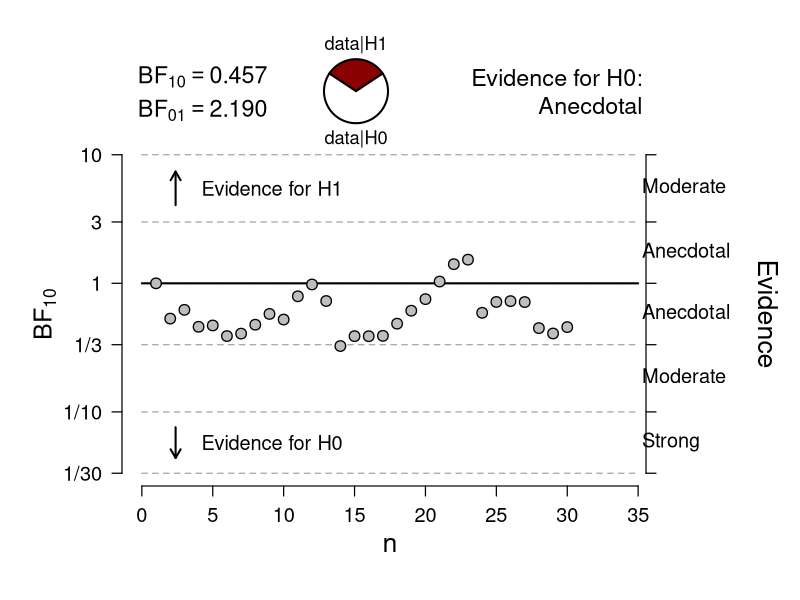

R code for this plot:
library(BayesFactor)
library(plotrix)

.plotSequentialBF.ttest <- function(x = NULL, y = NULL, paired = FALSE, 
    BF10post, formula = NULL, data = NULL, rscale = 1, oneSided = FALSE, 
    lwd = 2, cexPoints = 1.4, cexAxis = 1.2, cexYlab = 1.5, cexXlab = 1.6, 
    cexTextBF = 1.4, cexText = 1.2, cexLegend = 1.2, cexEvidence = 1.6, 
    lwdAxis = 1.2, plotDifferentPriors = FALSE, BFH1H0 = TRUE, dontPlotData = FALSE, 
    level1 = NULL, level2 = NULL, subDataSet = NULL) {
    
    #### settings ####
    
    if (!plotDifferentPriors) {
        
        evidenceText <- TRUE
    } else {
        
        evidenceText <- FALSE
    }
    
    
    if (rscale == "medium") {
        
        r <- sqrt(2)/2
    }
    
    if (rscale == "wide") {
        
        r <- 1
    }
    
    if (rscale == "ultrawide") {
        
        r <- sqrt(2)
    }
    
    if (mode(rscale) == "numeric") {
        
        r <- rscale
    }
    
    
    if (oneSided == FALSE) {
        
        nullInterval <- NULL
    }
    
    if (oneSided == "right") {
        
        nullInterval <- c(0, Inf)
    }
    
    if (oneSided == "left") {
        
        nullInterval <- c(-Inf, 0)
    }
    
    
    par(mar = c(5.6, 6, 7, 7) + 0.1, las = 1)
    
    
    if (dontPlotData) {
        
        plot(1, type = "n", xlim = 0:1, ylim = 0:1, bty = "n", axes = FALSE, 
            xlab = "", ylab = "")
        
        axis(1, at = 0:1, labels = FALSE, cex.axis = cexAxis, lwd = lwdAxis, 
            xlab = "")
        axis(2, at = 0:1, labels = FALSE, cex.axis = cexAxis, lwd = lwdAxis, 
            ylab = "")
        
        mtext("n", side = 1, cex = cexXlab, line = 2.5)
        
        if (oneSided == FALSE) {
            
            if (BFH1H0) {
                
                mtext(text = expression(BF[1][0]), side = 2, las = 0, 
                  cex = cexYlab, line = 3.1)
            } else {
                
                mtext(text = expression(BF[0][1]), side = 2, las = 0, 
                  cex = cexYlab, line = 3.1)
            }
        }
        
        if (oneSided == "right") {
            
            if (BFH1H0) {
                
                mtext(text = expression(BF["+"][0]), side = 2, las = 0, 
                  cex = cexYlab, line = 3.1)
            } else {
                
                mtext(text = expression(BF[0]["+"]), side = 2, las = 0, 
                  cex = cexYlab, line = 3.1)
            }
        }
        
        if (oneSided == "left") {
            
            if (BFH1H0) {
                
                mtext(text = expression(BF["-"][0]), side = 2, las = 0, 
                  cex = cexYlab, line = 3.1)
            } else {
                
                mtext(text = expression(BF[0]["-"]), side = 2, las = 0, 
                  cex = cexYlab, line = 3.1)
            }
        }
        
        return()
    }
    
    
    if (is.null(y) || paired) {
        
        BF10 <- vector("numeric", max(length(x), length(y)))
        BF10w <- vector("numeric", max(length(x), length(y)))
        BF10u <- vector("numeric", max(length(x), length(y)))
        
        idData <- 1
        
        if (is.null(y)) {
            
            ind <- which(x == x[1])
            idData <- sum((ind + 1) - (1:(length(ind))) == 1)
            
        } else {
            
            idData <- 1
            
            
            for (i in 2:(min(c(length(x), length(y))))) {
                
                previous <- c(x[i - 1], y[i - 1])
                
                if (all(c(x[i], y[i]) == previous)) {
                  
                  idData <- idData + 1
                  
                } else if (x[i] == y[i]) {
                  
                  idData <- idData + 1
                  
                } else {
                  
                  break
                }
            }
        }
        
        BF10[1:idData] <- 1
        BF10w[1:idData] <- 1
        BF10u[1:idData] <- 1
        
        
        if (idData < length(x)) {
            
            i <- idData + 1
            
        } else {
            
            i <- idData
            
        }
        
        if (idData < length(y)) {
            
            j <- idData + 1
            
        } else {
            
            j <- idData
            
        }
        
        k <- idData + 1
        
        
        while ((i <= length(x) | j <= length(y)) & k <= length(BF10)) {
            
            if (oneSided == FALSE) {
                
                BF <- BayesFactor::ttestBF(x = x[1:i], y = y[1:j], paired = paired, 
                  rscale = r, nullInterval = nullInterval)
                BF10[k] <- BayesFactor::extractBF(BF, logbf = FALSE, onlybf = F)[1, 
                  "bf"]
                
            } else {
                
                BF10[k] <- .oneSidedTtestBFRichard(x = x[1:i], y = y[1:j], 
                  paired = paired, r = r, oneSided = oneSided)
            }
            
            k <- k + 1
            
            if (i < length(x)) {
                
                i <- i + 1
            }
            if (j < length(y)) {
                
                j <- j + 1
            }
        }
        
        
        BF10 <- BF10[is.finite(BF10)]
        
        if (plotDifferentPriors) {
            
            if (idData < length(x)) {
                
                i <- idData + 1
                
            } else {
                
                i <- idData
                
            }
            
            if (idData < length(y)) {
                
                j <- idData + 1
                
            } else {
                
                j <- idData
                
            }
            
            k <- idData + 1
            
            
            while ((i <= length(x) | j <= length(y)) & k <= length(BF10u)) {
                
                if (oneSided == FALSE) {
                  
                  BF <- BayesFactor::ttestBF(x = x[1:i], y = y[1:j], paired = paired, 
                    rscale = "ultrawide", nullInterval = nullInterval)
                  BF10u[k] <- BayesFactor::extractBF(BF, logbf = FALSE, 
                    onlybf = F)[1, "bf"]
                  
                } else {
                  
                  BF10u[k] <- .oneSidedTtestBFRichard(x = x[1:i], y = y[1:j], 
                    paired = paired, r = "ultrawide", oneSided = oneSided)
                }
                
                k <- k + 1
                
                if (i < length(x)) {
                  
                  i <- i + 1
                }
                if (j < length(y)) {
                  
                  j <- j + 1
                }
            }
            
            BF10u <- BF10u[is.finite(BF10u)]
            
            if (idData < length(x)) {
                
                i <- idData + 1
                
            } else {
                
                i <- idData
                
            }
            
            if (idData < length(y)) {
                
                j <- idData + 1
                
            } else {
                
                j <- idData
                
            }
            
            k <- idData + 1
            
            
            while ((i <= length(x) | j <= length(y)) & k <= length(BF10w)) {
                
                if (oneSided == FALSE) {
                  
                  BF <- BayesFactor::ttestBF(x = x[1:i], y = y[1:j], paired = paired, 
                    rscale = "wide", nullInterval = nullInterval)
                  BF10w[k] <- BayesFactor::extractBF(BF, logbf = FALSE, 
                    onlybf = F)[1, "bf"]
                  
                } else {
                  
                  BF10w[k] <- .oneSidedTtestBFRichard(x = x[1:i], y = y[1:j], 
                    paired = paired, r = "wide", oneSided = oneSided)
                }
                
                k <- k + 1
                
                if (i < length(x)) {
                  
                  i <- i + 1
                }
                if (j < length(y)) {
                  
                  j <- j + 1
                }
            }
            
            BF10w <- BF10w[is.finite(BF10w)]
            
        }
        
    } else if (!is.null(y) && !paired) {
        
        idData <- 1
        
        xx <- numeric()
        yy <- numeric()
        
        BF10 <- vector("numeric", nrow(subDataSet))
        BF10w <- vector("numeric", nrow(subDataSet))
        BF10u <- vector("numeric", nrow(subDataSet))
        
        for (i in seq_len(nrow(subDataSet))) {
            
            if (subDataSet[i, 2] == level1) {
                
                xx <- c(xx, subDataSet[i, 1])
                
            } else if (subDataSet[i, 2] == level2) {
                
                yy <- c(yy, subDataSet[i, 1])
                
            }
            
            if (length(xx) > 1 && length(yy) > 1 && (sd(xx) > 0 || sd(yy) > 
                0)) {
                
                if (oneSided == FALSE) {
                  
                  BF <- BayesFactor::ttestBF(x = xx, y = yy, paired = paired, 
                    rscale = r, nullInterval = nullInterval)
                  BF10[i] <- BayesFactor::extractBF(BF, logbf = FALSE, 
                    onlybf = F)[1, "bf"]
                  
                } else if (oneSided == "right") {
                  
                  BF10[i] <- .oneSidedTtestBFRichard(xx, yy, oneSided = "right", 
                    r = r)
                  
                } else if (oneSided == "left") {
                  
                  BF10[i] <- .oneSidedTtestBFRichard(xx, yy, oneSided = "left", 
                    r = r)
                }
                
            } else {
                
                BF10[i] <- 1
            }
        }
        
        
        if (plotDifferentPriors) {
            
            xx <- numeric()
            yy <- numeric()
            
            for (i in seq_len(nrow(subDataSet))) {
                
                if (subDataSet[i, 2] == level1) {
                  
                  xx <- c(xx, subDataSet[i, 1])
                  
                } else if (subDataSet[i, 2] == level2) {
                  
                  yy <- c(yy, subDataSet[i, 1])
                  
                }
                
                if (length(xx) > 1 && length(yy) > 1 && (sd(xx) > 0 || 
                  sd(yy) > 0)) {
                  
                  if (oneSided == FALSE) {
                    
                    BF <- BayesFactor::ttestBF(x = xx, y = yy, paired = paired, 
                      rscale = "ultrawide", nullInterval = nullInterval)
                    BF10u[i] <- BayesFactor::extractBF(BF, logbf = FALSE, 
                      onlybf = F)[1, "bf"]
                    
                  } else if (oneSided == "right") {
                    
                    BF10u[i] <- .oneSidedTtestBFRichard(xx, yy, oneSided = "right", 
                      r = "ultrawide")
                    
                  } else if (oneSided == "left") {
                    
                    BF10u[i] <- .oneSidedTtestBFRichard(xx, yy, oneSided = "left", 
                      r = "ultrawide")
                  }
                  
                } else {
                  
                  BF10u[i] <- 1
                }
            }
            
            xx <- numeric()
            yy <- numeric()
            
            for (i in seq_len(nrow(subDataSet))) {
                
                if (subDataSet[i, 2] == level1) {
                  
                  xx <- c(xx, subDataSet[i, 1])
                  
                } else if (subDataSet[i, 2] == level2) {
                  
                  yy <- c(yy, subDataSet[i, 1])
                  
                }
                
                if (length(xx) > 1 && length(yy) > 1 && (sd(xx) > 0 || 
                  sd(yy) > 0)) {
                  
                  if (oneSided == FALSE) {
                    
                    BF <- BayesFactor::ttestBF(x = xx, y = yy, paired = paired, 
                      rscale = "wide", nullInterval = nullInterval)
                    BF10w[i] <- BayesFactor::extractBF(BF, logbf = FALSE, 
                      onlybf = F)[1, "bf"]
                    
                  } else if (oneSided == "right") {
                    
                    BF10w[i] <- .oneSidedTtestBFRichard(xx, yy, oneSided = "right", 
                      r = "wide")
                    
                  } else if (oneSided == "left") {
                    
                    BF10w[i] <- .oneSidedTtestBFRichard(xx, yy, oneSided = "left", 
                      r = "wide")
                  }
                  
                } else {
                  
                  BF10w[i] <- 1
                }
            }
        }
    }
    
    ####################### scale y axis ###########################
    
    if (plotDifferentPriors) {
        
        BF <- c(BF10, BF10u, BF10w)
        
    } else {
        
        BF <- BF10
        
    }
    
    
    if (!BFH1H0) {
        
        BF <- 1/BF
        BF10 <- 1/BF10
        
        if (plotDifferentPriors) {
            
            BF10u <- 1/BF10u
            BF10w <- 1/BF10w
        }
    }
    
    
    # y-axis labels larger than 1
    
    y1h <- "1"
    
    i <- 1
    
    while (eval(parse(text = y1h[i])) < max(BF)) {
        
        if (grepl(pattern = "e", y1h[i])) {
            
            newy <- paste(strsplit(y1h[i], split = "+", fixed = TRUE)[[1]][1], 
                "+", as.numeric(strsplit(y1h[i], split = "+", fixed = TRUE)[[1]][2]) + 
                  1, sep = "")
        } else {
            
            newy <- paste(y1h[i], "0", sep = "")
        }
        
        if (eval(parse(text = newy)) >= 10^6) {
            
            newy <- format(as.numeric(newy), digits = 3, scientific = TRUE)
        }
        
        y1h <- c(y1h, newy)
        i <- i + 1
    }
    
    
    y3h <- "3"
    
    i <- 1
    
    while (eval(parse(text = y3h[i])) < max(BF)) {
        
        if (grepl(pattern = "e", y3h[i])) {
            
            newy <- paste(strsplit(y3h[i], split = "+", fixed = TRUE)[[1]][1], 
                "+", as.numeric(strsplit(y3h[i], split = "+", fixed = TRUE)[[1]][2]) + 
                  1, sep = "")
        } else {
            
            newy <- paste(y3h[i], "0", sep = "")
        }
        
        if (as.numeric(newy) >= 10^6) {
            
            newy <- format(as.numeric(newy), digits = 3, scientific = TRUE)
        }
        
        y3h <- c(y3h, newy)
        
        i <- i + 1
    }
    
    yhigh <- vector("numeric", length(y1h) + length(y3h))
    
    o <- 1
    e <- 1
    
    for (i in seq_along(yhigh)) {
        
        if (i%%2 == 1) {
            
            yhigh[i] <- y1h[o]
            o <- o + 1
        }
        
        if (i%%2 == 0) {
            
            yhigh[i] <- y3h[e]
            e <- e + 1
        }
    }
    
    yhighLab <- as.character(yhigh)
    
    
    # y-axis labels smaller than 1
    
    y1l <- "1/1"
    
    i <- 1
    
    while (eval(parse(text = y1l[i])) > min(BF)) {
        
        if (grepl(pattern = "e", y1l[i])) {
            
            newy <- paste(strsplit(y1l[i], split = "+", fixed = TRUE)[[1]][1], 
                "+", as.numeric(strsplit(y1l[i], split = "+", fixed = TRUE)[[1]][2]) + 
                  1, sep = "")
        } else {
            
            newy <- paste(y1l[i], "0", sep = "")
        }
        
        if (eval(parse(text = newy)) <= 10^(-6)) {
            
            newy <- format(eval(parse(text = newy)), digits = 3, scientific = TRUE)
            newy <- sub("-", "+", x = newy)
            newy <- paste0("1/", newy)
        }
        
        y1l <- c(y1l, newy)
        i <- i + 1
    }
    
    
    y3l <- "1/3"
    
    i <- 1
    
    while (eval(parse(text = y3l[i])) > min(BF)) {
        
        if (grepl(pattern = "e", y3l[i])) {
            
            newy <- paste(strsplit(y3l[i], split = "+", fixed = TRUE)[[1]][1], 
                "+", as.numeric(strsplit(y3l[i], split = "+", fixed = TRUE)[[1]][2]) + 
                  1, sep = "")
        } else {
            
            newy <- paste(y3l[i], "0", sep = "")
        }
        
        if (newy == "1/3e+9") {
            
            newy <- "1/3e+09"
        }
        
        if (eval(parse(text = newy)) <= 10^(-6) & eval(parse(text = newy)) > 
            10^(-9)) {
            
            newy <- format(eval(parse(text = newy)), digits = 3, scientific = TRUE)
            newy <- paste(substring(newy, 1, nchar(newy) - 1), as.numeric(substring(newy, 
                nchar(newy), nchar(newy))) - 1, sep = "")
            newy <- sub(".33", "", newy)
            newy <- sub("-", "+", x = newy)
            newy <- paste0("1/", newy)
        }
        
        y3l <- c(y3l, newy)
        i <- i + 1
    }
    
    ylow <- vector("numeric", length(y1l) + length(y3l))
    o <- 1
    e <- 1
    
    for (i in seq_along(ylow)) {
        
        if (i%%2 == 1) {
            
            ylow[i] <- y1l[o]
            o <- o + 1
        }
        
        if (i%%2 == 0) {
            
            ylow[i] <- y3l[e]
            e <- e + 1
        }
    }
    
    yLab <- c(rev(ylow[-1]), yhighLab)
    
    
    # remove 3's if yLab vector is too long
    omit3s <- FALSE
    
    if (length(yLab) > 9) {
        
        omit3s <- TRUE
        
        ind <- which(yLab == "3")
        
        yLabsHigh <- yLab[ind:length(yLab)]
        
        if (length(yLabsHigh) > 1) {
            
            yLabsHigh <- yLabsHigh[seq(2, length(yLabsHigh), 2)]
        } else {
            
            yLabsHigh <- character(0)
        }
        
        yLabsLow <- yLab[1:(ind - 1)]
        yLabsLow <- yLabsLow[-grep(pattern = "/3", x = yLab)]
        
        yLab1s <- c(yLabsLow, yLabsHigh)
        
        
        if (max(BF) > eval(parse(text = yLab1s[length(yLab1s)]))) {
            
            for (i in 1:2) {
                
                if (grepl(pattern = "e", yLab1s[length(yLab1s)])) {
                  
                  newy <- paste(strsplit(yLab1s[length(yLab1s)], split = "+", 
                    fixed = TRUE)[[1]][1], "+", as.numeric(strsplit(yLab1s[length(yLab1s)], 
                    split = "+", fixed = TRUE)[[1]][2]) + 1, sep = "")
                } else {
                  
                  newy <- paste(yLab1s[length(yLab1s)], "0", sep = "")
                }
                
                if (eval(parse(text = newy)) >= 10^6) {
                  
                  newy <- format(eval(parse(text = newy)), digits = 3, 
                    scientific = TRUE)
                }
                
                yLab1s <- c(yLab1s, newy)
            }
        }
        
        
        if (yLab1s[1] == "1") {
            
            yLab1s <- c(paste0(yLab1s[1], "/", "10"), yLab1s)
        }
        
        if (yLab1s[length(yLab1s)] == "1") {
            
            yLab1s <- c(yLab1s, "10")
        }
        
        if (min(BF) < eval(parse(text = yLab1s[1]))) {
            
            for (i in 1:2) {
                
                if (grepl(pattern = "e", yLab1s[1])) {
                  
                  newy <- paste(strsplit(yLab1s[1], split = "+", fixed = TRUE)[[1]][1], 
                    "+", as.numeric(strsplit(yLab1s[1], split = "+", fixed = TRUE)[[1]][2]) + 
                      1, sep = "")
                } else {
                  
                  newy <- paste(yLab1s[1], "0", sep = "")
                }
                
                if (eval(parse(text = newy)) <= 10^(-6)) {
                  
                  newy <- format(eval(parse(text = newy)), digits = 3, 
                    scientific = TRUE)
                  newy <- sub("-", "+", x = newy)
                  newy <- substring(newy, nchar(newy) - 4, nchar(newy))
                  newy <- paste0("1/", newy)
                }
            }
            
            yLab1s <- c(newy, yLab1s)
        }
        
        yLab <- yLab1s
    }
    
    while (length(yLab) > 9) {
        
        ind <- which(yLab == "1")
        
        if (ind == 1) {
            
            yLabLow <- character(0)
        } else {
            
            yLabLow <- yLab[1:(ind - 1)]
        }
        
        if (ind == length(yLab)) {
            
            yLabHigh <- character(0)
        } else {
            
            yLabHigh <- yLab[(ind + 1):length(yLab)]
        }
        
        if (length(yLabLow) > 1) {
            
            yLabLow <- yLabLow[seq(length(yLabLow) - 1, 1, -2)]
        } else {
            
            yLabLow <- yLabLow
        }
        
        
        if (length(yLabHigh) > 1) {
            
            yLabHigh <- yLabHigh[seq(2, length(yLabHigh), 2)]
        } else {
            
            yLabHigh <- yLabHigh
        }
        
        if (length(yLabLow) == 1) {
            
            yLabLow <- paste("1/", yLabHigh[1], sep = "")
        }
        
        if (length(yLabHigh) == 1) {
            
            yLabHigh <- strsplit(x = yLabLow[1], "/", fixed = TRUE)[[1]][2]
        }
        
        yLab <- c(rev(yLabLow), "1", yLabHigh)
    }
    
    
    while (eval(parse(text = yLab[1])) > min(BF)) {
        
        for (i in 1:2) {
            
            interval <- as.numeric(strsplit(yLab[1], "+", fixed = TRUE)[[1]][2]) - 
                as.numeric(strsplit(yLab[2], "+", fixed = TRUE)[[1]][2])
            pot <- as.numeric(strsplit(yLab[1], "+", fixed = TRUE)[[1]][2]) + 
                interval
            
            newy <- paste(strsplit(yLab[1], "+", fixed = TRUE)[[1]][1], 
                "+", pot, sep = "")
            yLab <- c(newy, yLab)
        }
    }
    
    while (eval(parse(text = yLab[length(yLab)])) < max(BF)) {
        
        for (i in 1:2) {
            
            interval <- as.numeric(strsplit(yLab[length(yLab)], "+", fixed = TRUE)[[1]][2]) - 
                as.numeric(strsplit(yLab[length(yLab) - 1], "+", fixed = TRUE)[[1]][2])
            pot <- as.numeric(strsplit(yLab[length(yLab)], "+", fixed = TRUE)[[1]][2]) + 
                interval
            newy <- paste(strsplit(yLab[length(yLab)], "+", fixed = TRUE)[[1]][1], 
                "+", pot, sep = "")
            yLab <- c(yLab, newy)
        }
    }
    
    yAt <- vector("numeric", length(yLab))
    
    for (i in seq_along(yLab)) {
        
        yAt[i] <- log(eval(parse(text = yLab[i])))
    }
    
    
    ####################### plot ###########################
    
    xLab <- pretty(c(0, length(BF10) + 2))
    xlim <- range(xLab)
    ylow <- log(eval(parse(text = yLab[1])))
    yhigh <- log(eval(parse(text = yLab[length(yLab)])))
    
    if (is.infinite(yhigh)) {
        
        yhigh <- 1e+308
    }
    
    
    ylim <- c(ylow, yhigh)
    
    plot(1, 1, xlim = xlim, ylim = ylim, ylab = "", xlab = "", type = "n", 
        axes = FALSE)
    
    
    for (i in seq_along(yAt)) {
        
        lines(x = xlim, y = rep(yAt[i], 2), col = "darkgrey", lwd = 1.3, 
            lty = 2)
    }
    
    lines(xlim, rep(0, 2), lwd = lwd)
    
    axis(1, at = xLab, labels = xLab, cex.axis = cexAxis, lwd = lwdAxis)
    axis(2, at = yAt, labels = yLab, cex.axis = cexAxis, lwd = lwdAxis)
    
    # enable plotting in margin
    par(xpd = TRUE)
    xx <- grconvertX(0.79, "ndc", "user")
    
    yAthigh <- yAt[yAt >= 0]
    
    if (!omit3s & eval(parse(text = yLab[1])) >= 1/300 & eval(parse(text = yLab[length(yLab)])) <= 
        300) {
        
        for (i in 1:(length(yAthigh) - 1)) {
            yy <- mean(c(yAthigh[i], yAthigh[i + 1]))
            
            if (yAthigh[i] == log(1)) {
                text(x = xx, yy, "Anecdotal", pos = 4, cex = cexText)
            }
            if (yAthigh[i] == log(3)) {
                text(x = xx, yy, "Moderate", pos = 4, cex = cexText)
            }
            if (yAthigh[i] == log(10)) {
                text(x = xx, yy, "Strong", pos = 4, cex = cexText)
            }
            if (yAthigh[i] == log(30)) {
                text(x = xx, yy, "Very strong", pos = 4, cex = cexText)
            }
            if (yAthigh[i] == log(100)) {
                text(x = xx, yy, "Extreme", pos = 4, cex = cexText)
            }
        }
        
        yAtlow <- rev(yAt[yAt <= 0])
        
        for (i in 1:(length(yAtlow) - 1)) {
            
            yy <- mean(c(yAtlow[i], yAtlow[i + 1]))
            
            if (yAtlow[i] == log(1)) {
                text(x = xx, yy, "Anecdotal", pos = 4, cex = cexText)
            }
            if (yAtlow[i] == log(1/3)) {
                text(x = xx, yy, "Moderate", pos = 4, cex = cexText)
            }
            if (yAtlow[i] == log(1/10)) {
                text(x = xx, yy, "Strong", pos = 4, cex = cexText)
            }
            if (yAtlow[i] == log(1/30)) {
                text(x = xx, yy, "Very strong", pos = 4, cex = cexText)
            }
            if (yAtlow[i] == log(1/100)) {
                text(x = xx, yy, "Extreme", pos = 4, cex = cexText)
            }
        }
        
        axis(side = 4, at = yAt, tick = TRUE, las = 2, cex.axis = cexAxis, 
            lwd = lwdAxis, labels = FALSE, line = -0.6)
        
        xx <- grconvertX(0.96, "ndc", "user")
        yy <- grconvertY(0.5, "npc", "user")
        
        text(xx, yy, "Evidence", srt = -90, cex = cexEvidence)
    }
    
    if (omit3s) {
        
        if (oneSided == FALSE) {
            
            if (BFH1H0) {
                
                mtext(text = expression(BF[1][0]), side = 2, las = 0, 
                  cex = cexYlab, line = 4.3)
            } else {
                
                mtext(text = expression(BF[0][1]), side = 2, las = 0, 
                  cex = cexYlab, line = 4.3)
            }
        }
        
        if (oneSided == "right") {
            
            if (BFH1H0) {
                
                mtext(text = expression(BF["+"][0]), side = 2, las = 0, 
                  cex = cexYlab, line = 4.3)
            } else {
                
                mtext(text = expression(BF[0]["+"]), side = 2, las = 0, 
                  cex = cexYlab, line = 4.3)
            }
        }
        
        if (oneSided == "left") {
            
            if (BFH1H0) {
                
                mtext(text = expression(BF["-"][0]), side = 2, las = 0, 
                  cex = cexYlab, line = 4.3)
            } else {
                
                mtext(text = expression(BF[0]["-"]), side = 2, las = 0, 
                  cex = cexYlab, line = 4.3)
            }
        }
    }
    
    if (omit3s == FALSE) {
        
        if (oneSided == FALSE) {
            
            if (BFH1H0) {
                
                mtext(text = expression(BF[1][0]), side = 2, las = 0, 
                  cex = cexYlab, line = 3.1)
            } else {
                
                mtext(text = expression(BF[0][1]), side = 2, las = 0, 
                  cex = cexYlab, line = 3.1)
            }
        }
        
        if (oneSided == "right") {
            
            if (BFH1H0) {
                
                mtext(text = expression(BF["+"][0]), side = 2, las = 0, 
                  cex = cexYlab, line = 3.1)
            } else {
                
                mtext(text = expression(BF[0]["+"]), side = 2, las = 0, 
                  cex = cexYlab, line = 3.1)
            }
        }
        
        if (oneSided == "left") {
            
            if (BFH1H0) {
                
                mtext(text = expression(BF["-"][0]), side = 2, las = 0, 
                  cex = cexYlab, line = 3.1)
            } else {
                
                mtext(text = expression(BF[0]["-"]), side = 2, las = 0, 
                  cex = cexYlab, line = 3.1)
            }
        }
    }
    
    mtext("n", side = 1, cex = cexXlab, line = 2.5)
    
    xx <- grconvertX(0.1, "npc", "user")
    yy1 <- yAt[length(yAt) - 1]
    yy2 <- yAt[length(yAt)]
    yya1 <- yy1 + 1/4 * diff(c(yy1, yy2))
    yya2 <- yy1 + 3/4 * diff(c(yy1, yy2))
    
    arrows(xx, yya1, xx, yya2, length = 0.1, code = 2, lwd = lwd)
    
    xxt <- grconvertX(0.28, "npc", "user")
    
    if (oneSided == FALSE) {
        
        if (BFH1H0) {
            
            text(xxt, mean(c(yya1, yya2)), labels = "Evidence for H1", 
                cex = cexText)
        } else {
            
            text(xxt, mean(c(yya1, yya2)), labels = "Evidence for H0", 
                cex = cexText)
        }
    }
    
    if (oneSided == "right") {
        
        if (BFH1H0) {
            
            text(xxt, mean(c(yya1, yya2)), labels = "Evidence for H+", 
                cex = cexText)
        } else {
            
            text(xxt, mean(c(yya1, yya2)), labels = "Evidence for H0", 
                cex = cexText)
        }
    }
    
    if (oneSided == "left") {
        
        if (BFH1H0) {
            
            text(xxt, mean(c(yya1, yya2)), labels = "Evidence for H-", 
                cex = cexText)
        } else {
            
            text(xxt, mean(c(yya1, yya2)), labels = "Evidence for H0", 
                cex = cexText)
        }
    }
    
    
    yy1 <- yAt[2]
    yy2 <- yAt[1]
    yya1 <- yy1 + 1/4 * diff(c(yy1, yy2))
    yya2 <- yy1 + 3/4 * diff(c(yy1, yy2))
    
    arrows(xx, yya1, xx, yya2, length = 0.1, code = 2, lwd = lwd)
    
    if (oneSided == FALSE) {
        
        if (BFH1H0) {
            
            text(xxt, mean(c(yya1, yya2)), labels = "Evidence for H0", 
                cex = cexText)
        } else {
            
            text(xxt, mean(c(yya1, yya2)), labels = "Evidence for H1", 
                cex = cexText)
        }
    }
    
    if (oneSided == "right") {
        
        if (BFH1H0) {
            
            text(xxt, mean(c(yya1, yya2)), labels = "Evidence for H0", 
                cex = cexText)
        } else {
            
            text(xxt, mean(c(yya1, yya2)), labels = "Evidence for H+", 
                cex = cexText)
        }
    }
    
    if (oneSided == "left") {
        
        if (BFH1H0) {
            
            text(xxt, mean(c(yya1, yya2)), labels = "Evidence for H0", 
                cex = cexText)
        } else {
            
            text(xxt, mean(c(yya1, yya2)), labels = "Evidence for H-", 
                cex = cexText)
        }
    }
    
    
    # display BF10 value
    if (idData < length(BF10)) {
        
        BF10e <- BF10post
        
    } else {
        
        BF10e <- 1
    }
    
    if (BFH1H0) {
        
        BF01e <- 1/BF10e
        
    } else {
        
        BF01e <- BF10e
        BF10e <- 1/BF01e
    }
    
    # display BF10 value
    
    offsetTopPart <- 0.06
    
    xx <- min(xLab)
    yy <- grconvertY(0.75 + offsetTopPart, "ndc", "user")
    yy2 <- grconvertY(0.806 + offsetTopPart, "ndc", "user")
    
    if (BF10e >= 1000000 | BF01e >= 1000000) {
        
        BF10t <- formatC(BF10e, 3, format = "e")
        BF01t <- formatC(BF01e, 3, format = "e")
    }
    
    if (BF10e < 1000000 & BF01e < 1000000) {
        
        BF10t <- formatC(BF10e, 3, format = "f")
        BF01t <- formatC(BF01e, 3, format = "f")
    }
    
    if (oneSided == FALSE) {
        
        text(xx, yy2, bquote(BF[10] == .(BF10t)), cex = cexTextBF, pos = 4, 
            offset = -0.2)
        text(xx, yy, bquote(BF[0][1] == .(BF01t)), cex = cexTextBF, pos = 4, 
            offset = -0.2)
    }
    
    if (oneSided == "right") {
        
        text(xx, yy2, bquote(BF["+"][0] == .(BF10t)), cex = cexTextBF, 
            pos = 4, offset = -0.2)
        text(xx, yy, bquote(BF[0]["+"] == .(BF01t)), cex = cexTextBF, 
            pos = 4, offset = -0.2)
    }
    
    if (oneSided == "left") {
        
        text(xx, yy2, bquote(BF["-"][0] == .(BF10t)), cex = cexTextBF, 
            pos = 4, offset = -0.2)
        text(xx, yy, bquote(BF[0]["-"] == .(BF01t)), cex = cexTextBF, 
            pos = 4, offset = -0.2)
    }
    
    
    # probability wheel
    
    if (max(nchar(BF10t), nchar(BF01t)) <= 4) {
        xx <- grconvertX(0.44, "ndc", "user")
    }
    
    if (max(nchar(BF10t), nchar(BF01t)) == 5) {
        xx <- grconvertX(0.44 + 0.001 * 5, "ndc", "user")
    }
    
    if (max(nchar(BF10t), nchar(BF01t)) == 6) {
        xx <- grconvertX(0.44 + 0.001 * 6, "ndc", "user")
    }
    
    if (max(nchar(BF10t), nchar(BF01t)) == 7) {
        xx <- grconvertX(0.44 + 0.002 * max(nchar(BF10t), nchar(BF01t)), 
            "ndc", "user")
    }
    
    if (max(nchar(BF10t), nchar(BF01t)) == 8) {
        xx <- grconvertX(0.44 + 0.003 * max(nchar(BF10t), nchar(BF01t)), 
            "ndc", "user")
    }
    
    if (max(nchar(BF10t), nchar(BF01t)) > 8) {
        xx <- grconvertX(0.445 + 0.005 * max(nchar(BF10t), nchar(BF01t)), 
            "ndc", "user")
    }
    
    yy <- grconvertY(0.788 + offsetTopPart, "ndc", "user")
    
    
    # make sure that colored area is centered
    
    radius <- grconvertX(0.2, "ndc", "user") - grconvertX(0.16, "ndc", 
        "user")
    A <- radius^2 * pi
    alpha <- 2/(BF01e + 1) * A/radius^2
    startpos <- pi/2 - alpha/2
    
    # draw probability wheel
    
    plotrix::floating.pie(xx, yy, c(BF10e, 1), radius = radius, col = c("darkred", 
        "white"), lwd = 2, startpos = startpos)
    
    yy <- grconvertY(0.865 + offsetTopPart, "ndc", "user")
    yy2 <- grconvertY(0.708 + offsetTopPart, "ndc", "user")
    
    if (oneSided == FALSE) {
        
        text(xx, yy, "data|H1", cex = 1.1)
        text(xx, yy2, "data|H0", cex = 1.1)
    }
    
    if (oneSided == "right") {
        
        text(xx, yy, "data|H+", cex = 1.1)
        text(xx, yy2, "data|H0", cex = 1.1)
    }
    
    if (oneSided == "left") {
        
        text(xx, yy, "data|H-", cex = 1.1)
        text(xx, yy2, "data|H0", cex = 1.1)
    }
    
    if (length(BF10) <= 60) {
        
        points(log(BF10), pch = 21, bg = "grey", cex = cexPoints, lwd = 1.3)  # user prior
    } else {
        
        lines(log(BF10), col = "black", lwd = 2.7)  # user prior
    }
    
    if (plotDifferentPriors) {
        
        if (length(BF10) <= 60) {
            
            points(log(BF10u), pch = 21, bg = "white", cex = 0.7, lwd = 1.3)  # 'ultrawide' prior
            points(log(BF10w), pch = 21, bg = "black", cex = 0.7, lwd = 1.3)  # 'wide' prior
            
        } else {
            
            greycol <- rgb(0, 0, 0, alpha = 0.95)
            greycol2 <- rgb(0, 0, 0, alpha = 0.5)
            lines(log(BF10u), col = greycol2, cex = 0.7, lwd = 1.3, lty = 1)  # 'ultrawide' prior
            lines(log(BF10w), col = greycol, cex = 0.7, lwd = 1.3, lty = 3)  # 'wide' prior
        }
    }
    
    BFevidence <- BF10e
    
    if (evidenceText) {
        
        if (BF10e < 1) {
            BFevidence <- 1/BF10e
        }
        if (BFevidence >= 1 & BFevidence <= 3) {
            lab <- "Anecdotal"
        }
        if (BFevidence > 3 & BFevidence <= 10) {
            lab <- "Moderate"
        }
        if (BFevidence > 10 & BFevidence <= 30) {
            lab <- "Strong"
        }
        if (BFevidence > 30 & BFevidence <= 100) {
            lab <- "Very strong"
        }
        if (BFevidence > 100) {
            lab <- "Extreme"
        }
        xxT <- max(xLab)
        yyT <- grconvertY(0.775 + offsetTopPart, "ndc", "user")
        
        if (BF10e >= 1) {
            
            if (oneSided == FALSE) {
                text(xxT, yyT, paste("Evidence for H1:\n", lab), cex = 1.4, 
                  pos = 2, offset = -0.2)
            }
            if (oneSided == "right") {
                text(xxT, yyT, paste("Evidence for H+:\n", lab), cex = 1.4, 
                  pos = 2, offset = -0.2)
            }
            if (oneSided == "left") {
                text(xxT, yyT, paste("Evidence for H-:\n", lab), cex = 1.4, 
                  pos = 2, offset = -0.2)
            }
        }
        
        if (BF10e < 1) {
            text(xxT, yyT, paste("Evidence for H0:\n", lab), cex = 1.4, 
                pos = 2, offset = -0.2)
        }
        
    } else {
        
        # add legend
        xx <- grconvertX(0.56, "ndc", "user")
        yy <- grconvertY(0.872 + offsetTopPart, "ndc", "user")
        
        BFind <- sort(c(BF10[length(x)], BF10u[length(x)], BF10w[length(x)]), 
            decreasing = TRUE, index.return = TRUE)$ix
        legend <- c("user prior", "ultrawide prior", "wide prior")
        
        if (length(BF10) <= 60) {
            
            pt.bg <- c("grey", "white", "black")
            pt.cex <- c(cexPoints, 0.7, 0.7)
            legend(xx, yy, legend = legend[BFind], pch = rep(21, 3), pt.bg = pt.bg[BFind], 
                bty = "n", cex = cexLegend, lty = rep(NULL, 3), pt.lwd = rep(1.3, 
                  3), pt.cex = pt.cex[BFind])
        } else {
            
            xx <- grconvertX(0.55, "ndc", "user")
            lty <- c(1, 1, 3)
            lwd <- c(2.7, 1.3, 1.3)
            col <- c("black", greycol2, greycol)
            legend(xx, yy, legend = legend[BFind], lty = lty[BFind], bty = "n", 
                cex = cexLegend, lwd = lwd[BFind], col = col[BFind], seg.len = 0.7)
        }
    }
}

### generate data ###

set.seed(1)
x <- rnorm(30, 0.15)

### calculate Bayes factor ###

library(BayesFactor)
BF <- extractBF(ttestBF(x, rscale = "medium"), onlybf = TRUE)

### plot ###
.plotSequentialBF.ttest(x = x, BF10post = BF, rscale = "medium")
